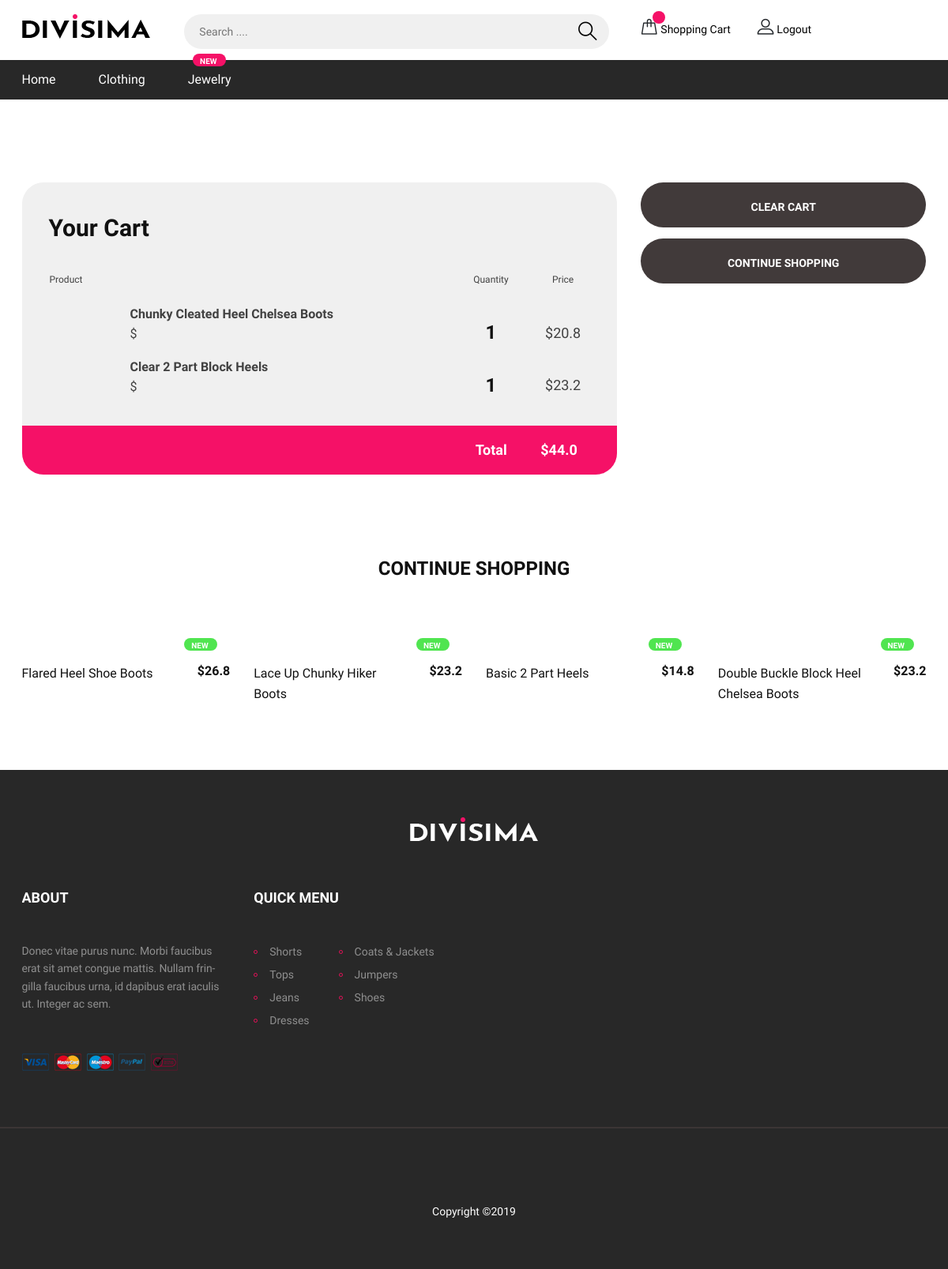
Before: /cart (signed in) with the older database file.
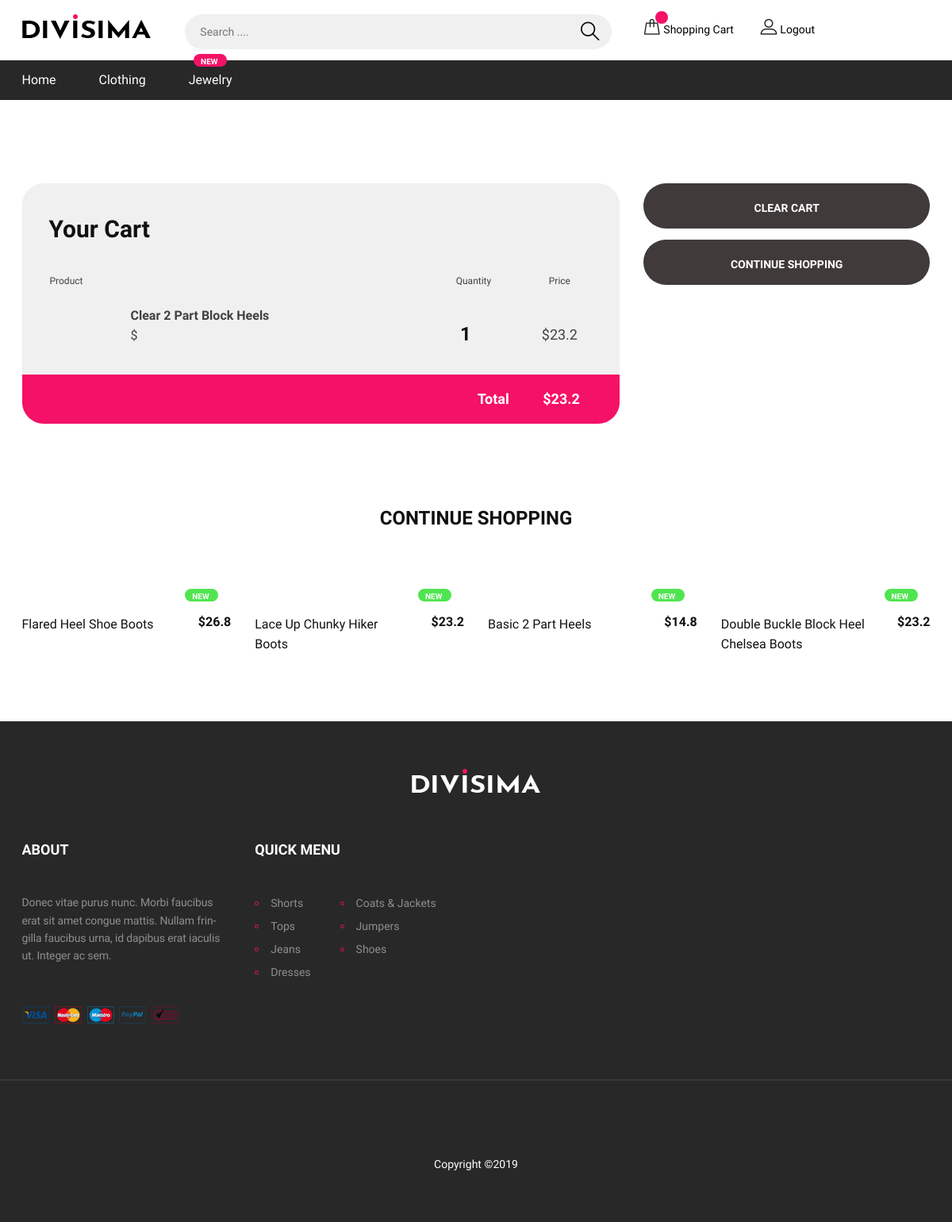
After: the same page with the newer database file.
### cart/models.py (models this page shows, shortened)
class Product(models.Model):
    name = models.CharField(max_length=250)
    image = models.ImageField(upload_to='cartimages')
    price = models.FloatField()
    quantity = models.IntegerField(default=1)

### clothes/models.py (models this page shows, shortened)
class Clothing(models.Model):
    name = models.CharField(max_length=250)
    category = models.ForeignKey(Category, on_delete=models.CASCADE)
    price = models.FloatField()
    image = models.ImageField(upload_to='clothingimages')

### cart/views.py (the view)
# urls.py: path('', views.cartshow, name='cartshow'),
@login_required(login_url='login')
def cartshow(request):
    total = 0
    cart = Product.objects.all()
    clothes = Clothing.objects.filter()[16:20]
    for cartt in cart:
        total += cartt.price
    return render(request, 'cart.html', {'carts':cart, 'total':total, 'clothes':clothes})

### cart/templates/cart.html (shortened to what this page needs)
{% extends 'index.html' %}
{% load static %}
{% block content %}
<section class="cart-section spad">
    <div class="container">
        <div class="row">
            <div class="col-lg-8">
                <div class="cart-table">
                    <h3>Your Cart</h3>
                    <div class="cart-table-warp">
                        <table>
                            <thead>
                            <tr>
                                <th class="product-th">Product</th>
                                <th class="quy-th">Quantity</th>
                                <th class="total-th">Price</th>
                            </tr>
                            </thead>
                            <tbody>
                            {% for cart in carts %}
                                    <tr>
                                <td class="product-col">
                                    <div class="pc-title">
                                        <h4>{{ cart.name }}</h4>
                                        <p>${{ jewelry.price }}</p>
                                    </div>
                                </td>
                                <td class="quy-col">
                                    <h4>&nbsp;&nbsp;&nbsp;&nbsp; {{ cart.quantity }}</h4>
                                </td>
                                <td class="total-col"><h4>${{ cart.price }}</h4></td>
                            </tr>
                            {% endfor %}
                            </tbody>
                        </table>
                    </div>
                    <div class="total-cost">
                        <h6>Total <span>${{ total }}</span></h6>
                    </div>
                </div>
            </div>
            <div class="col-lg-4 card-right">
                <a href="{% url 'delete' %}" class="site-btn sb-dark">Clear Cart</a>
                <a href="{% url 'allclothes' %}" class="site-btn sb-dark">Continue shopping</a>
            </div>
        </div>
    </div>
</section>
<section class="related-product-section">
    <div class="container">
        <div class="section-title text-uppercase">
            <h2>Continue Shopping</h2>
        </div>
        <div class="row">
            {% for cloth in clothes %}
            <div class="col-lg-3 col-sm-6">
                <div class="product-item">
                    <div class="pi-pic">
                        <div class="tag-new">New</div>
                    </div>
                    <div class="pi-text">
                        <h6>${{cloth.price}}</h6>
                        <a href="{% url 'detailC' cloth.id %}"><p>{{ cloth.name }}</p></a>
                    </div>
                </div>
            </div>
            {% endfor %}
        </div>
    </div>
</section>
{% endblock %}

### templates/index.html (shortened to what this page needs)
{% load static %}
<!DOCTYPE html>
<html lang="zxx">
<head>
    <link rel="stylesheet" href="https://stackpath.bootstrapcdn.com/bootstrap/4.3.1/css/bootstrap.min.css"
>
    <link rel="stylesheet" href="{% static 'css/bootstrap.min.css' %}"/>
    <link rel="stylesheet" href="{% static 'css/font-awesome.min.css' %}"/>
    <link rel="stylesheet" href="{% static 'css/flaticon.css' %}">
    <link rel="stylesheet" href="{% static 'css/slicknav.min.css' %}"/>
    <link rel="stylesheet" href="{% static 'css/jquery-ui.min.css' %}">
    <link rel="stylesheet" href="{% static 'css/owl.carousel.min.css' %}"/>
    <link rel="stylesheet" href="{% static 'css/animate.css' %}"/>
    <link rel="stylesheet" href="{% static 'css/style.css' %}"/>
</head>
<body>
<header class="header-section">
    <div class="header-top">
        <div class="container">
            <div class="row">
                <div class="col-lg-2 text-center text-lg-left">
                    <a href="./index.html" class="site-logo">
                        <img src="img/logo.png" alt="">
                    </a>
                </div>
                <div class="col-xl-6 col-lg-5">
                    <form class="header-search-form" action="{% url 'search' %}">
                        <input type="text" placeholder="Search ...." name="search"/>
                        <button data-href-template="{% url 'search' %}"><i class="flaticon-search"></i></button>
                    </form>
                </div>
                <div class="col-xl-4 col-lg-5">
                    <div class="user-panel">
                        {% if user.is_authenticated %}
                        <div class="up-item">
                            <div class="shopping-card">
                                <i class="flaticon-bag"></i>
                                <span>{{ amount }}</span>
                            </div>
                            <a href="{% url 'cartshow' %}">Shopping Cart</a>
                        </div>
                        <div class="up-item">
                            <i class="flaticon-profile"></i>
                            <a href="{% url 'logout' %}">Logout</a>
                        </div>
                        {% else %}
                        <div class="up-item">
                            <i class="flaticon-profile"></i>
                            <a href="{% url 'login' %}">Sign</a> In or <a href="{% url 'registration' %}">Create
                            Account</a>
                        </div>
                        {% endif %}
                    </div>
                </div>
            </div>
        </div>
    </div>
    <nav class="main-navbar">
        <div class="container">
            <ul class="main-menu">
                <li><a href="{% url 'home' %}">Home</a></li>
                <li><a href="{% url 'allclothes' %}">Clothing</a>
                </li>
                <li><a href="{% url 'jewelry' %}">Jewelry
                    <span class="new">New</span>
                </a></li>
            </ul>
        </div>
    </nav>
</header>
{% block content %}{% endblock %}
<section class="footer-section">
    <div class="container">
        <div class="footer-logo text-center">
            <a href="index.html"><img src="./img/logo-light.png" alt=""></a>
        </div>
        <div class="row">
            <div class="col-lg-3 col-sm-6">
                <div class="footer-widget about-widget">
                    <h2>About</h2>
                    <p>Donec vitae purus nunc. Morbi faucibus erat sit amet congue mattis. Nullam frin-gilla faucibus
                        urna, id dapibus erat iaculis ut. Integer ac sem.</p>
                    <img src="img/cards.png" alt="">
                </div>
            </div>
            <div class="col-lg-3 col-sm-6">
                <div class="footer-widget about-widget">
                    <h2>Quick menu</h2>
                    <ul>
                        <li class=""><a href="{% url 'category' category='Shorts'%}">Shorts</a>
                        </li>
                        <li class=""><a href="{% url 'category' category='Tops'%}">Tops</a></li>
                        <li class=""><a href="{% url 'category' category='Jeans'%}">Jeans</a></li>
                        <li class=""><a href="{% url 'category' category='Dresses'%}">Dresses</a></li>
                    </ul>
                    <ul>
                        <li class=""><a href="{% url 'category' category='Coats & Jackets'%}">Coats & Jackets</a></li>
                        <li class=""><a href="{% url 'category' category='Jumpers'%}">Jumpers</a></li>
                        <li class=""><a href="{% url 'category' category='Shoes'%}">Shoes</a></li>
                    </ul>
                </div>
            </div>
        </div>
    </div>
    <div class="social-links-warp">
        <div class="container">
            <p class="text-white text-center mt-5">Copyright &copy;
        </div>
    </div>
</section>
</body>
</html>

Changed rows visible on the page:
removed Product: name "Chunky Cleated Heel Chelsea Boots", quantity "1", price "20.8"
Other visible differences:
{{ total }}: "44.0" → "23.2"
